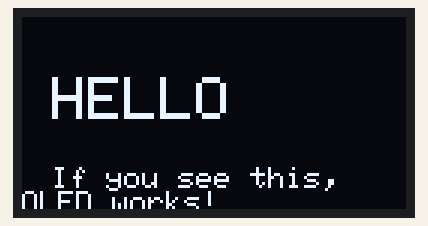
Bench run of a sketch on a simulated Arduino Uno, built with avr-gcc and run on an emulated ATmega328P. On the bench: 128×64 one-colour display.

Above: at 0.1 s.

The sketch:

right_ble_oled_stable_full_sensors_jelly_only.ino
```cpp
#include <Wire.h>

#include <Adafruit_GFX.h>

#include <Adafruit_SSD1306.h>


#define SCREEN_WIDTH  128

#define SCREEN_HEIGHT 64

#define OLED_RESET    -1

#define ADDR_3C 0x3C

#define ADDR_3D 0x3D


Adafruit_SSD1306 display(SCREEN_WIDTH, SCREEN_HEIGHT, &Wire, OLED_RESET);


void setup() {

  Wire.begin();

  bool ok = false;


  // 先试 0x3C

  if (display.begin(SSD1306_SWITCHCAPVCC, ADDR_3C)) {

    ok = true;

  }

  // 不行再试 0x3D

  else if (display.begin(SSD1306_SWITCHCAPVCC, ADDR_3D)) {

    ok = true;

  }


  if (!ok) {

    // 两个地址都不行 → 快闪 LED

    pinMode(13, OUTPUT);

    while (1) {

      digitalWrite(13, !digitalRead(13));

      delay(200);

    }

  }


  // 成功 → 显示测试图案

  display.clearDisplay();

  display.setTextColor(SSD1306_WHITE);

  display.setTextSize(2);

  display.setCursor(10, 20);

  display.println(F("HELLO"));

  display.setTextSize(1);

  display.setCursor(10, 50);

  display.println(F("If you see this,"));

  display.println(F("OLED works!"));

  display.display();

}


void loop() {

  // 什么都不做，停在这里

}
```
